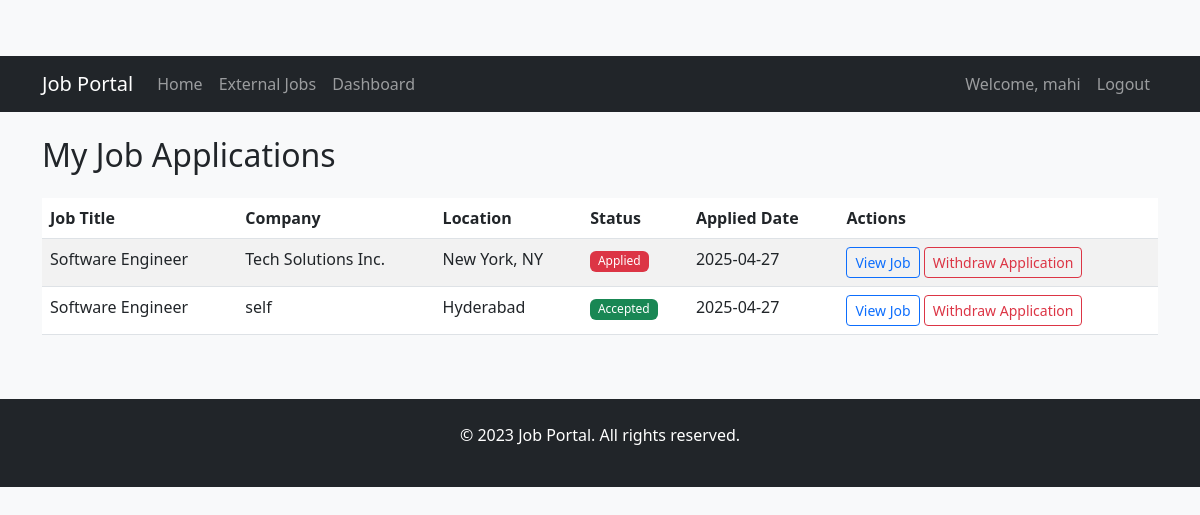
/job-seeker/my-applications (signed in), run on the app's committed database.
### app.py (models this page shows, shortened)
class User(db.Model):
    id = db.Column(db.Integer, primary_key=True)
    username = db.Column(db.String(80), unique=True, nullable=False)
    email = db.Column(db.String(120), unique=True, nullable=False)
    password = db.Column(db.String(200), nullable=False)
    role = db.Column(db.String(20), nullable=False)
    company = db.Column(db.String(100), nullable=True)

class Application(db.Model):
    id = db.Column(db.Integer, primary_key=True)
    job_id = db.Column(db.Integer, db.ForeignKey('job.id'), nullable=False)
    user_id = db.Column(db.Integer, db.ForeignKey('user.id'), nullable=False)
    status = db.Column(db.String(50), default='Applied')
    applied_date = db.Column(db.DateTime, server_default=db.func.now())
    cover_letter = db.Column(db.Text, nullable=True)
    job = db.relationship('Job', backref='applications')
    user = db.relationship('User', backref='applications')

class Job(db.Model):
    id = db.Column(db.Integer, primary_key=True)
    title = db.Column(db.String(200), nullable=False)
    description = db.Column(db.Text, nullable=False)
    salary = db.Column(db.String(50), nullable=False)
    location = db.Column(db.String(100), nullable=False)
    category = db.Column(db.String(100), nullable=False)
    company = db.Column(db.String(100), nullable=False)
    posted_by = db.Column(db.Integer, db.ForeignKey('user.id'), nullable=False)
    is_external = db.Column(db.Boolean, default=False)
    external_id = db.Column(db.String(100), nullable=True)
    external_url = db.Column(db.String(200), nullable=True)
    posted_date = db.Column(db.DateTime, server_default=db.func.now())

### app.py (the view)
@app.route('/job-seeker/my-applications')
@job_seeker_required
def my_applications():
    applications = Application.query.filter_by(user_id=session['user_id']).all()
    return render_template('job_seeker/my_applications.html', applications=applications)

### app.py (called while the page is built)
def job_seeker_required(f):
    @wraps(f)
    def decorated_function(*args, **kwargs):
        if 'user_id' not in session:
            flash('Please log in to access this page.', 'danger')
            return redirect(url_for('login'))
        user = User.query.get(session['user_id'])
        if user.role != 'job_seeker':
            flash('You do not have permission to access this page.', 'danger')
            return redirect(url_for('index'))
        return f(*args, **kwargs)
    return decorated_function

### templates/job_seeker/my_applications.html (shortened to what this page needs)
{% extends "base.html" %}
{% block content %}
<h2 class="mb-4">My Job Applications</h2>
{% if applications %}
    <div class="table-responsive">
        <table class="table table-striped">
            <thead>
                <tr>
                    <th>Job Title</th>
                    <th>Company</th>
                    <th>Location</th>
                    <th>Status</th>
                    <th>Applied Date</th>
                    <th>Actions</th>
                </tr>
            </thead>
            <tbody>
                {% for app in applications %}
                    <tr>
                        <td>{{ app.job.title }}</td>
                        <td>{{ app.job.company }}</td>
                        <td>{{ app.job.location }}</td>
                        <td>
                            <span class="badge bg-{{ 'success' if app.status == 'Accepted' else 'warning' if app.status == 'Pending' else 'danger' }}">
                                {{ app.status }}
                            </span>
                        </td>
                        <td>{{ app.applied_date.strftime('%Y-%m-%d') }}</td>
                        <td>
                            <a href="{{ url_for('job_details', job_id=app.job.id) }}" class="btn btn-sm btn-outline-primary">View Job</a>
                            <form action="{{ url_for('withdraw_application', app_id=app.id) }}" method="POST" style="display:inline-block;">
                                <button type="submit" class="btn btn-sm btn-outline-danger" onclick="return confirm('Are you sure you want to withdraw your application?');">Withdraw Application</button>
                            </form>
                        </td>
                    </tr>
                {% endfor %}
            </tbody>
        </table>
    </div>
{% else %}
    <div class="alert alert-info">You haven't applied to any jobs yet.</div>
{% endif %}
{% endblock %}

### templates/base.html (shortened to what this page needs)
<!DOCTYPE html>
<html lang="en">
<head>
    <link href="https://cdn.jsdelivr.net/npm/bootstrap@5.3.0/dist/css/bootstrap.min.css" rel="stylesheet">
    <link rel="stylesheet" href="{{ url_for('static', filename='css/style.css') }}">
</head>
<body>
    <nav class="navbar navbar-expand-lg navbar-dark bg-dark">
        <div class="container">
            <a class="navbar-brand" href="{{ url_for('index') }}">Job Portal</a>
            <div class="collapse navbar-collapse" id="navbarNav">
                <ul class="navbar-nav me-auto">
                    <li class="nav-item">
                        <a class="nav-link" href="{{ url_for('index') }}">Home</a>
                    </li>
                    <li class="nav-item">
                        <a class="nav-link" href="{{ url_for('external_jobs') }}">External Jobs</a>
                    </li>
                    {% if 'user_id' in session %}
                        {% if session['role'] == 'job_seeker' %}
                            <li class="nav-item">
                                <a class="nav-link" href="{{ url_for('job_seeker_dashboard') }}">Dashboard</a>
                            </li>
                        {% elif session['role'] == 'employer' %}
                            <li class="nav-item">
                                <a class="nav-link" href="{{ url_for('employer_dashboard') }}">Dashboard</a>
                            </li>
                        {% elif session['role'] == 'admin' %}
                            <li class="nav-item">
                                <a class="nav-link" href="{{ url_for('admin_dashboard') }}">Dashboard</a>
                            </li>
                        {% endif %}
                    {% endif %}
                </ul>
                <ul class="navbar-nav">
                    {% if 'user_id' in session %}
                        <li class="nav-item">
                            <span class="nav-link">Welcome, {{ session['username'] }}</span>
                        </li>
                        <li class="nav-item">
                            <a class="nav-link" href="{{ url_for('logout') }}">Logout</a>
                        </li>
                    {% endif %}
                </ul>
            </div>
        </div>
    </nav>
    <div class="container mt-4">
        {% block content %}{% endblock %}
    </div>
    <footer class="bg-dark text-white mt-5 py-4">
        <div class="container text-center">
            <p>&copy; 2023 Job Portal. All rights reserved.</p>
        </div>
    </footer>
</body>
</html>

### static/css/style.css (style rules this page uses)
body { padding-top: 56px; background-color: #f8f9fa; }
.badge { font-weight: 500; }
footer { margin-top: 3rem; }

### data on the page
User: username "mahi"
Application: job "Software Engineer", job.company "Tech Solutions Inc.", job.location "New York, NY", status "Applied", applied_date "2025-04-27"
Application: job "Software Engineer", job.company "self", job.location "Hyderabad", status "Accepted", applied_date "2025-04-27"
